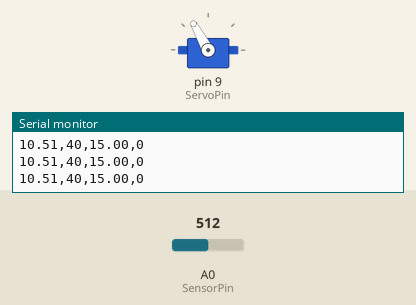
Simulated run of this sketch. Board: Arduino Uno, built with avr-gcc and run on an emulated ATmega328P. On the bench: servo, the last lines printed to the serial monitor. The inputs (shaded band) are chosen by the test bench; at power-on: A0 (SensorPin) = 512.

Above: at 4.2 s.
4.3 s: A0 (SensorPin) set to 150
At 4.8 s:
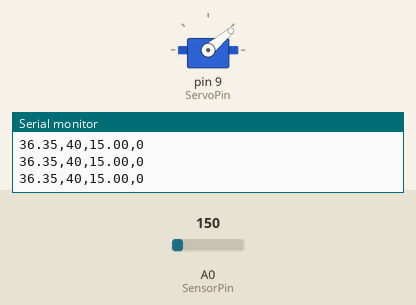
5.8 s: A0 (SensorPin) set to 531
At 7.71 s:
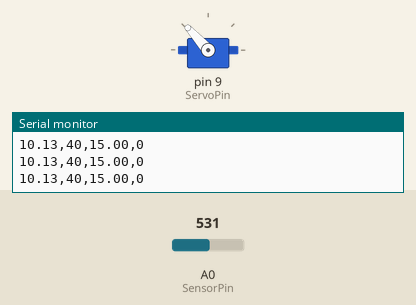
8.8 s: A0 (SensorPin) set to 557
At 10.3 s:
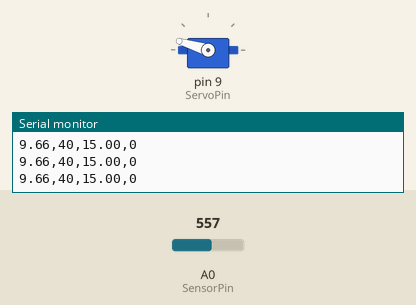
11.8 s: A0 (SensorPin) set to 306
Timing chart, 0 to 25.9 s (numbered marks = the images above; inputs shaded):
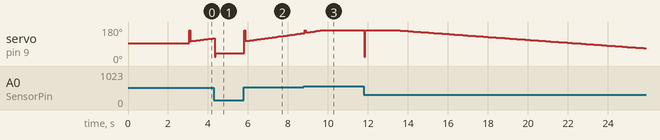

The sketch:

TP_Programme.ino
```cpp
//////////////////////////////////////////////////////////////////////////////
// TP PID control Grenoble INP-GI
// 2020 - Aurelie Morin, Swaminath Venkateswaran
// Sensor : SharpIR sensor GP2Y0A21YK0F on pin A0
// Servomotor : FS5106B with signal on pin 9
//////////////////////////////////////////////////////////////////////////////


#include <Servo.h> // Include Servo library

//////////////////////////////////Variables///////////////////////////////////
int SensorPin = A0; // Distance sensor signal wire on A0 pin (analog input)
int ServoPin = 9; // Servo signal wire on pin 9
Servo myservo;  // Create a new Servo object called myservo
int Read = 0;
float distance = 0.0; // Variable to store the distance
unsigned long currentTime;
unsigned long prevTime;
float distance_previous_error, distance_error;
float samplingTime = 50.;  // Refresh rate period of the loop is 50ms
//////////////////////////////////////////////////////////////////////////////

/////////////////// Offset settings //////////////////////
float sensorOffset = 0.3; // Enter IR sensor offset value here
int servoOffset = 3; // Enter servo motor offset value here
//////////////////////////////////////////////////////////

///////////////////////////PID constants//////////////////////////////////////
float kp = 5; // Proportional gain
float kd = 2500; // Derivative gain
float ki = 6; // Integral gain
float distanceSetpoint = 15.;  // Set the target value of the distance from sensor to the middle of the bar in cm
float PID_p = 0;
float PID_i = 0;
float PID_d = 0;
float PID_total = 0;
//////////////////////////////////////////////////////////////////////////////


void setup() {
  Serial.begin(9600);  // Starts serial communication
  myservo.attach(ServoPin);  // Attaches the new servo object called "myservo" to ServoPin
  myservo.write(90+servoOffset); // Set the servo at 90° angle (horizontal position)
  delay(3000); // Wait for 3 seconds
  currentTime = millis();
}


void loop() {
  if (millis() > currentTime+samplingTime)
  {
    currentTime = millis();
    distance = getDist(100)+sensorOffset;

    Serial.print(distance); // Display curves on the serial plotter
    Serial.print(",");
    Serial.print(40);
    Serial.print(",");
    Serial.print(distanceSetpoint);
    Serial.print(",");
    Serial.println(0);

    distance_error = distanceSetpoint - distance; // Error calculation

    /////////////////// PID : Proportional term calculation //////////////////////
    PID_p = kp * distance_error;
    //////////////////////////////////////////////////////////////////////////////

    ///////////////////PID : Derivative term calculation /////////////////////////
    PID_d = kd*((distance_error - distance_previous_error)/samplingTime);
    //////////////////////////////////////////////////////////////////////////////

    /////////////////// PID : Integral term calculation //////////////////////////
    if(-10 < distance_error && distance_error < 10)
    {
      PID_i = PID_i + (ki * distance_error) * samplingTime * 0.001;
    }
    else
    {
      PID_i = 0;
    }
    ////////////////////////////////////////////////////////////////////////////

    /////////////////// PID : Total calculation ////////////////////////////////
    PID_total = PID_p + PID_i + PID_d;
    PID_total = map(PID_total, -180, 180, 0, 180); // Map the PID value to a positive range (servo stroke values from 0 to 180 degrees)

    if(PID_total < 20){PID_total = 20;}
    if(PID_total > 160) {PID_total = 160; }
    ///////////////////////////////////////////////////////////////////////////

    myservo.write(PID_total+servoOffset);  // Sends new angle value to the servomotor
    distance_previous_error = distance_error;
  }

}


float getDist(int n) // The "Get distance" function measures the distance based on the average of n values read from the sensor
{
  long sum = 0;
  for(int i = 0; i<n; i++)
  {
    sum=sum+analogRead(SensorPin);
  }
  float adc = sum/n;
  float distanceCm = 6222.8*(pow(adc,-1.028)); // Characteristic curve of the sensor
  return(distanceCm);
}
```

Measured:
- the behaviour switches between 538 and 539 on A0 (SensorPin) (found by bisection; images 2 and 3)
